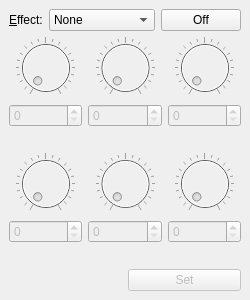
<?xml version="1.0" encoding="UTF-8"?>
<ui version="4.0">
 <class>Effect</class>
 <widget class="QMainWindow" name="Effect">
  <property name="geometry">
   <rect>
    <x>0</x>
    <y>0</y>
    <width>250</width>
    <height>300</height>
   </rect>
  </property>
  <property name="windowTitle">
   <string>Effect</string>
  </property>
  <widget class="QWidget" name="centralwidget">
   <layout class="QVBoxLayout" name="verticalLayout_6">
    <item>
     <layout class="QHBoxLayout" name="horizontalLayout_3">
      <item>
       <widget class="QLabel" name="label_7">
        <property name="text">
         <string>&amp;Effect:</string>
        </property>
        <property name="buddy">
         <cstring>comboBox</cstring>
        </property>
       </widget>
      </item>
      <item>
       <widget class="QComboBox" name="comboBox">
        <property name="minimumSize">
         <size>
          <width>100</width>
          <height>0</height>
         </size>
        </property>
        <property name="maxVisibleItems">
         <number>15</number>
        </property>
        <item>
         <property name="text">
          <string>None</string>
         </property>
        </item>
        <item>
         <property name="text">
          <string>[1] Range Boost</string>
         </property>
        </item>
        <item>
         <property name="text">
          <string>[1] Greenbox</string>
         </property>
        </item>
        <item>
         <property name="text">
          <string>[1] Overdrive</string>
         </property>
        </item>
        <item>
         <property name="text">
          <string>[1] Fuzz</string>
         </property>
        </item>
        <item>
         <property name="text">
          <string>[1] Orangebox</string>
         </property>
        </item>
        <item>
         <property name="text">
          <string>[1] Blackbox</string>
         </property>
        </item>
        <item>
         <property name="text">
          <string>[1] Big Fuzz</string>
         </property>
        </item>
        <item>
         <property name="text">
          <string>[1] Wah</string>
         </property>
        </item>
        <item>
         <property name="text">
          <string>[1] Touch Wah</string>
         </property>
        </item>
        <item>
         <property name="text">
          <string>[1] Fuzz Touch Wah</string>
         </property>
        </item>
        <item>
         <property name="text">
          <string>[1] Simple Compressor</string>
         </property>
        </item>
        <item>
         <property name="text">
          <string>[1] Compressor</string>
         </property>
        </item>
        <item>
         <property name="text">
          <string>[2] Sine Chorus</string>
         </property>
        </item>
        <item>
         <property name="text">
          <string>[2] Triangle Chorus</string>
         </property>
        </item>
        <item>
         <property name="text">
          <string>[2] Sine Flanger</string>
         </property>
        </item>
        <item>
         <property name="text">
          <string>[2] Triangle Flanger</string>
         </property>
        </item>
        <item>
         <property name="text">
          <string>[2] Vibratone</string>
         </property>
        </item>
        <item>
         <property name="text">
          <string>[2] Vintage Tremolo</string>
         </property>
        </item>
        <item>
         <property name="text">
          <string>[2] Sine Tremolo</string>
         </property>
        </item>
        <item>
         <property name="text">
          <string>[2] Ring Modulator</string>
         </property>
        </item>
        <item>
         <property name="text">
          <string>[2] Step Filter</string>
         </property>
        </item>
        <item>
         <property name="text">
          <string>[2] Phaser</string>
         </property>
        </item>
        <item>
         <property name="text">
          <string>[2] Pitch Schifter</string>
         </property>
        </item>
        <item>
         <property name="text">
          <string>[3] Mono Delay</string>
         </property>
        </item>
        <item>
         <property name="text">
          <string>[3] Mono Echo Filter</string>
         </property>
        </item>
        <item>
         <property name="text">
          <string>[3] Stereo Echo Filter</string>
         </property>
        </item>
        <item>
         <property name="text">
          <string>[3] Multitap Delay</string>
         </property>
        </item>
        <item>
         <property name="text">
          <string>[3] Ping Pong Delay</string>
         </property>
        </item>
        <item>
         <property name="text">
          <string>[3] Ducking Delay</string>
         </property>
        </item>
        <item>
         <property name="text">
          <string>[3] Reverse Delay</string>
         </property>
        </item>
        <item>
         <property name="text">
          <string>[3] Tape Delay</string>
         </property>
        </item>
        <item>
         <property name="text">
          <string>[3] Stereo Tape Delay</string>
         </property>
        </item>
        <item>
         <property name="text">
          <string>[4] Small Hall Reverb</string>
         </property>
        </item>
        <item>
         <property name="text">
          <string>[4] Large Hall Reverb</string>
         </property>
        </item>
        <item>
         <property name="text">
          <string>[4] Small Room Reverb</string>
         </property>
        </item>
        <item>
         <property name="text">
          <string>[4] Large Room Reverb</string>
         </property>
        </item>
        <item>
         <property name="text">
          <string>[4] Small Plate Reverb</string>
         </property>
        </item>
        <item>
         <property name="text">
          <string>[4] Large Plate Reverb</string>
         </property>
        </item>
        <item>
         <property name="text">
          <string>[4] Ambient Reverb</string>
         </property>
        </item>
        <item>
         <property name="text">
          <string>[4] Arena Reverb</string>
         </property>
        </item>
        <item>
         <property name="text">
          <string>[4] '63 Fender Spring Reverb</string>
         </property>
        </item>
        <item>
         <property name="text">
          <string>[4] '65 Fender Spring Reverb</string>
         </property>
        </item>
       </widget>
      </item>
      <item>
       <widget class="QPushButton" name="pushButton">
        <property name="text">
         <string>Off</string>
        </property>
        <property name="checkable">
         <bool>true</bool>
        </property>
       </widget>
      </item>
     </layout>
    </item>
    <item>
     <layout class="QHBoxLayout" name="horizontalLayout_2">
      <item>
       <layout class="QVBoxLayout" name="verticalLayout">
        <item>
         <widget class="QDial" name="dial">
          <property name="enabled">
           <bool>false</bool>
          </property>
          <property name="maximum">
           <number>255</number>
          </property>
          <property name="notchTarget">
           <double>12.750000000000000</double>
          </property>
          <property name="notchesVisible">
           <bool>true</bool>
          </property>
         </widget>
        </item>
        <item>
         <widget class="QSpinBox" name="spinBox">
          <property name="enabled">
           <bool>false</bool>
          </property>
          <property name="maximum">
           <number>255</number>
          </property>
         </widget>
        </item>
        <item>
         <widget class="QLabel" name="label">
          <property name="text">
           <string/>
          </property>
          <property name="alignment">
           <set>Qt::AlignCenter</set>
          </property>
          <property name="buddy">
           <cstring>spinBox</cstring>
          </property>
         </widget>
        </item>
       </layout>
      </item>
      <item>
       <layout class="QVBoxLayout" name="verticalLayout_2">
        <item>
         <widget class="QDial" name="dial_2">
          <property name="enabled">
           <bool>false</bool>
          </property>
          <property name="maximum">
           <number>255</number>
          </property>
          <property name="notchTarget">
           <double>12.750000000000000</double>
          </property>
          <property name="notchesVisible">
           <bool>true</bool>
          </property>
         </widget>
        </item>
        <item>
         <widget class="QSpinBox" name="spinBox_2">
          <property name="enabled">
           <bool>false</bool>
          </property>
          <property name="maximum">
           <number>255</number>
          </property>
         </widget>
        </item>
        <item>
         <widget class="QLabel" name="label_2">
          <property name="text">
           <string/>
          </property>
          <property name="alignment">
           <set>Qt::AlignCenter</set>
          </property>
          <property name="buddy">
           <cstring>spinBox_2</cstring>
          </property>
         </widget>
        </item>
       </layout>
      </item>
      <item>
       <layout class="QVBoxLayout" name="verticalLayout_3">
        <item>
         <widget class="QDial" name="dial_3">
          <property name="enabled">
           <bool>false</bool>
          </property>
          <property name="maximum">
           <number>255</number>
          </property>
          <property name="notchTarget">
           <double>12.750000000000000</double>
          </property>
          <property name="notchesVisible">
           <bool>true</bool>
          </property>
         </widget>
        </item>
        <item>
         <widget class="QSpinBox" name="spinBox_3">
          <property name="enabled">
           <bool>false</bool>
          </property>
          <property name="maximum">
           <number>255</number>
          </property>
         </widget>
        </item>
        <item>
         <widget class="QLabel" name="label_3">
          <property name="text">
           <string/>
          </property>
          <property name="alignment">
           <set>Qt::AlignCenter</set>
          </property>
          <property name="buddy">
           <cstring>spinBox_3</cstring>
          </property>
         </widget>
        </item>
       </layout>
      </item>
     </layout>
    </item>
    <item>
     <layout class="QHBoxLayout" name="horizontalLayout">
      <item>
       <layout class="QVBoxLayout" name="verticalLayout_4">
        <item>
         <widget class="QDial" name="dial_4">
          <property name="enabled">
           <bool>false</bool>
          </property>
          <property name="maximum">
           <number>255</number>
          </property>
          <property name="notchTarget">
           <double>12.750000000000000</double>
          </property>
          <property name="notchesVisible">
           <bool>true</bool>
          </property>
         </widget>
        </item>
        <item>
         <widget class="QSpinBox" name="spinBox_4">
          <property name="enabled">
           <bool>false</bool>
          </property>
          <property name="maximum">
           <number>255</number>
          </property>
         </widget>
        </item>
        <item>
         <widget class="QLabel" name="label_4">
          <property name="text">
           <string/>
          </property>
          <property name="alignment">
           <set>Qt::AlignCenter</set>
          </property>
          <property name="buddy">
           <cstring>spinBox_4</cstring>
          </property>
         </widget>
        </item>
       </layout>
      </item>
      <item>
       <layout class="QVBoxLayout" name="verticalLayout_5">
        <item>
         <widget class="QDial" name="dial_5">
          <property name="enabled">
           <bool>false</bool>
          </property>
          <property name="maximum">
           <number>255</number>
          </property>
          <property name="notchTarget">
           <double>12.750000000000000</double>
          </property>
          <property name="notchesVisible">
           <bool>true</bool>
          </property>
         </widget>
        </item>
        <item>
         <widget class="QSpinBox" name="spinBox_5">
          <property name="enabled">
           <bool>false</bool>
          </property>
          <property name="maximum">
           <number>255</number>
          </property>
         </widget>
        </item>
        <item>
         <widget class="QLabel" name="label_5">
          <property name="text">
           <string/>
          </property>
          <property name="alignment">
           <set>Qt::AlignCenter</set>
          </property>
          <property name="buddy">
           <cstring>spinBox_5</cstring>
          </property>
         </widget>
        </item>
       </layout>
      </item>
      <item>
       <layout class="QVBoxLayout" name="verticalLayout_7">
        <item>
         <widget class="QDial" name="dial_6">
          <property name="enabled">
           <bool>false</bool>
          </property>
          <property name="maximum">
           <number>255</number>
          </property>
          <property name="notchTarget">
           <double>12.750000000000000</double>
          </property>
          <property name="notchesVisible">
           <bool>true</bool>
          </property>
         </widget>
        </item>
        <item>
         <widget class="QSpinBox" name="spinBox_6">
          <property name="enabled">
           <bool>false</bool>
          </property>
          <property name="maximum">
           <number>255</number>
          </property>
         </widget>
        </item>
        <item>
         <widget class="QLabel" name="label_6">
          <property name="text">
           <string/>
          </property>
          <property name="alignment">
           <set>Qt::AlignCenter</set>
          </property>
          <property name="buddy">
           <cstring>spinBox_6</cstring>
          </property>
         </widget>
        </item>
       </layout>
      </item>
     </layout>
    </item>
    <item>
     <layout class="QHBoxLayout" name="horizontalLayout_4">
      <item>
       <widget class="QLabel" name="labelPosition"/>
      </item>
      <item>
       <widget class="QPushButton" name="setButton">
        <property name="enabled">
         <bool>false</bool>
        </property>
        <property name="text">
         <string>Set</string>
        </property>
        <property name="shortcut">
         <string>Return</string>
        </property>
       </widget>
      </item>
     </layout>
    </item>
   </layout>
  </widget>
 </widget>
 <tabstops>
  <tabstop>comboBox</tabstop>
  <tabstop>dial</tabstop>
  <tabstop>spinBox</tabstop>
  <tabstop>dial_2</tabstop>
  <tabstop>spinBox_2</tabstop>
  <tabstop>dial_3</tabstop>
  <tabstop>spinBox_3</tabstop>
  <tabstop>dial_4</tabstop>
  <tabstop>spinBox_4</tabstop>
  <tabstop>dial_5</tabstop>
  <tabstop>spinBox_5</tabstop>
  <tabstop>dial_6</tabstop>
  <tabstop>spinBox_6</tabstop>
  <tabstop>setButton</tabstop>
 </tabstops>
 <resources/>
 <connections>
  <connection>
   <sender>dial</sender>
   <signal>valueChanged(int)</signal>
   <receiver>spinBox</receiver>
   <slot>setValue(int)</slot>
   <hints>
    <hint type="sourcelabel">
     <x>73</x>
     <y>59</y>
    </hint>
    <hint type="destinationlabel">
     <x>76</x>
     <y>95</y>
    </hint>
   </hints>
  </connection>
  <connection>
   <sender>spinBox</sender>
   <signal>valueChanged(int)</signal>
   <receiver>dial</receiver>
   <slot>setValue(int)</slot>
   <hints>
    <hint type="sourcelabel">
     <x>80</x>
     <y>112</y>
    </hint>
    <hint type="destinationlabel">
     <x>80</x>
     <y>85</y>
    </hint>
   </hints>
  </connection>
  <connection>
   <sender>dial_2</sender>
   <signal>valueChanged(int)</signal>
   <receiver>spinBox_2</receiver>
   <slot>setValue(int)</slot>
   <hints>
    <hint type="sourcelabel">
     <x>162</x>
     <y>85</y>
    </hint>
    <hint type="destinationlabel">
     <x>162</x>
     <y>112</y>
    </hint>
   </hints>
  </connection>
  <connection>
   <sender>spinBox_2</sender>
   <signal>valueChanged(int)</signal>
   <receiver>dial_2</receiver>
   <slot>setValue(int)</slot>
   <hints>
    <hint type="sourcelabel">
     <x>162</x>
     <y>112</y>
    </hint>
    <hint type="destinationlabel">
     <x>162</x>
     <y>85</y>
    </hint>
   </hints>
  </connection>
  <connection>
   <sender>dial_3</sender>
   <signal>valueChanged(int)</signal>
   <receiver>spinBox_3</receiver>
   <slot>setValue(int)</slot>
   <hints>
    <hint type="sourcelabel">
     <x>243</x>
     <y>85</y>
    </hint>
    <hint type="destinationlabel">
     <x>243</x>
     <y>112</y>
    </hint>
   </hints>
  </connection>
  <connection>
   <sender>spinBox_3</sender>
   <signal>valueChanged(int)</signal>
   <receiver>dial_3</receiver>
   <slot>setValue(int)</slot>
   <hints>
    <hint type="sourcelabel">
     <x>243</x>
     <y>112</y>
    </hint>
    <hint type="destinationlabel">
     <x>243</x>
     <y>85</y>
    </hint>
   </hints>
  </connection>
  <connection>
   <sender>dial_4</sender>
   <signal>valueChanged(int)</signal>
   <receiver>spinBox_4</receiver>
   <slot>setValue(int)</slot>
   <hints>
    <hint type="sourcelabel">
     <x>80</x>
     <y>192</y>
    </hint>
    <hint type="destinationlabel">
     <x>80</x>
     <y>219</y>
    </hint>
   </hints>
  </connection>
  <connection>
   <sender>spinBox_4</sender>
   <signal>valueChanged(int)</signal>
   <receiver>dial_4</receiver>
   <slot>setValue(int)</slot>
   <hints>
    <hint type="sourcelabel">
     <x>80</x>
     <y>219</y>
    </hint>
    <hint type="destinationlabel">
     <x>80</x>
     <y>192</y>
    </hint>
   </hints>
  </connection>
  <connection>
   <sender>dial_5</sender>
   <signal>valueChanged(int)</signal>
   <receiver>spinBox_5</receiver>
   <slot>setValue(int)</slot>
   <hints>
    <hint type="sourcelabel">
     <x>162</x>
     <y>192</y>
    </hint>
    <hint type="destinationlabel">
     <x>162</x>
     <y>219</y>
    </hint>
   </hints>
  </connection>
  <connection>
   <sender>spinBox_5</sender>
   <signal>valueChanged(int)</signal>
   <receiver>dial_5</receiver>
   <slot>setValue(int)</slot>
   <hints>
    <hint type="sourcelabel">
     <x>162</x>
     <y>219</y>
    </hint>
    <hint type="destinationlabel">
     <x>162</x>
     <y>192</y>
    </hint>
   </hints>
  </connection>
  <connection>
   <sender>dial_6</sender>
   <signal>valueChanged(int)</signal>
   <receiver>spinBox_6</receiver>
   <slot>setValue(int)</slot>
   <hints>
    <hint type="sourcelabel">
     <x>195</x>
     <y>178</y>
    </hint>
    <hint type="destinationlabel">
     <x>195</x>
     <y>205</y>
    </hint>
   </hints>
  </connection>
  <connection>
   <sender>spinBox_6</sender>
   <signal>valueChanged(int)</signal>
   <receiver>dial_6</receiver>
   <slot>setValue(int)</slot>
   <hints>
    <hint type="sourcelabel">
     <x>217</x>
     <y>202</y>
    </hint>
    <hint type="destinationlabel">
     <x>218</x>
     <y>181</y>
    </hint>
   </hints>
  </connection>
 </connections>
</ui>
